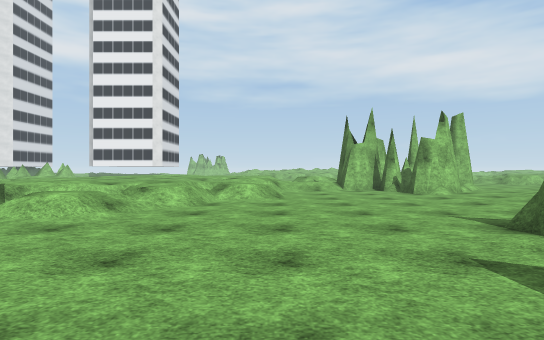
View 1 (above)

16 first-person views from a walk through a scene from a Unity 3-D project. The camera is 1.3 m above the floor, looks level and sees 80° across. The floor is counted in squares, 2 m on a side. Each view is taken from the middle of a square. On the plan, view 1 faces up. The plan holds only what a view shows up to about 10 squares ahead; the rest is blank. The place goes on beyond the plan. The player is left out. Some surface patterns are stand-ins.

View 2
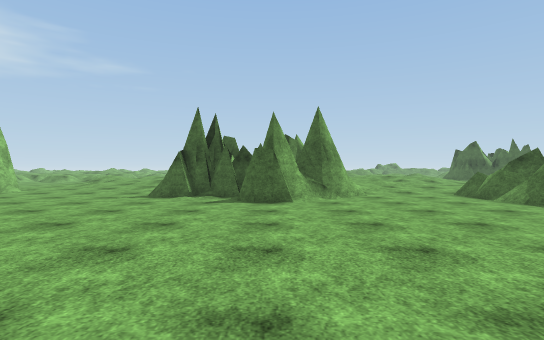

View 3
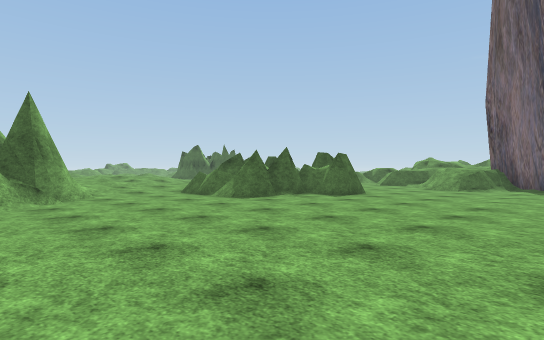

View 4
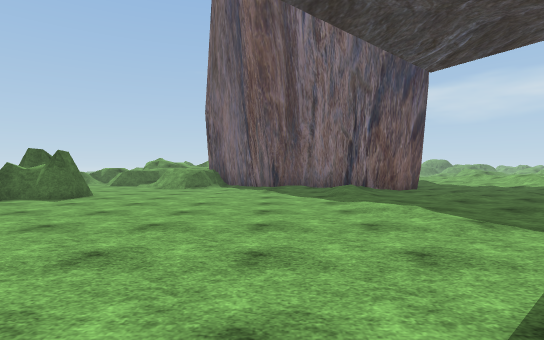

View 5
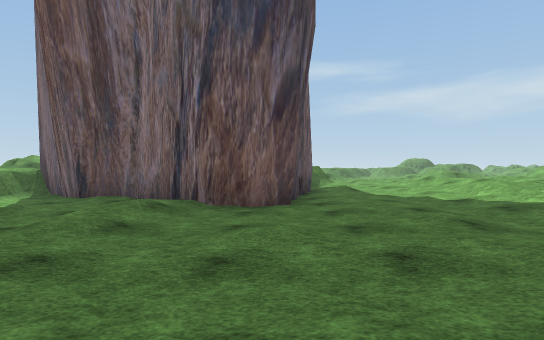

View 6
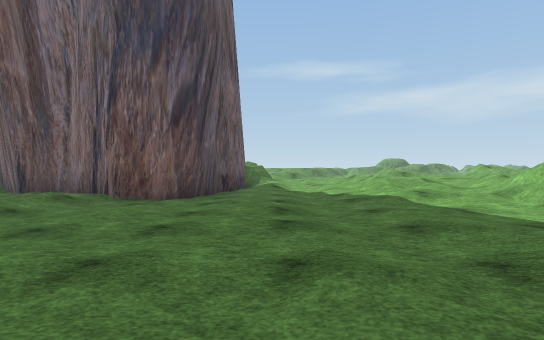

View 7
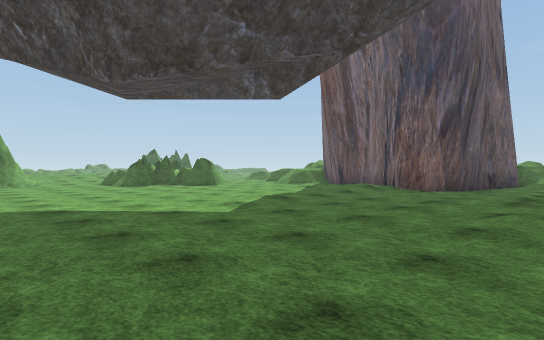

View 8
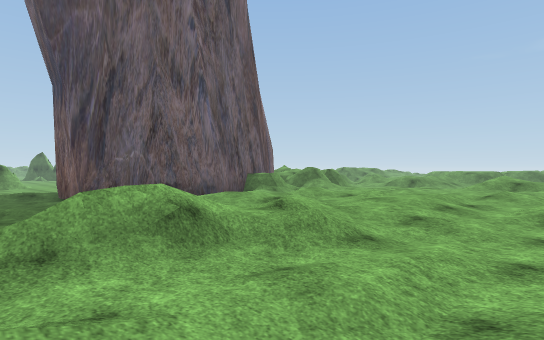

View 9
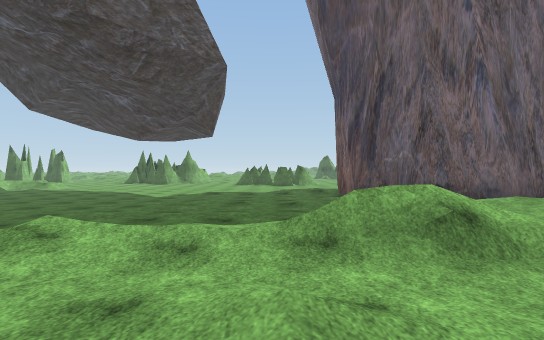

View 10
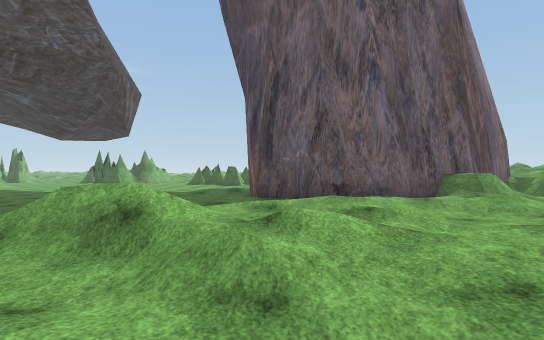

View 11
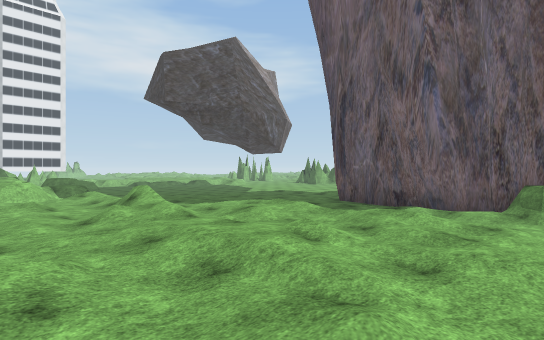

View 12
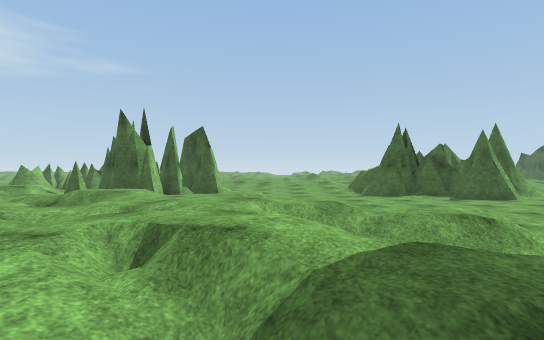

View 13
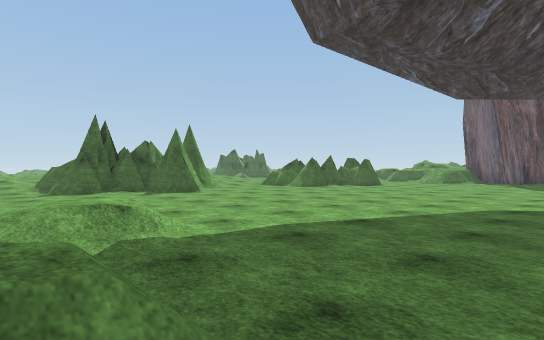

View 14
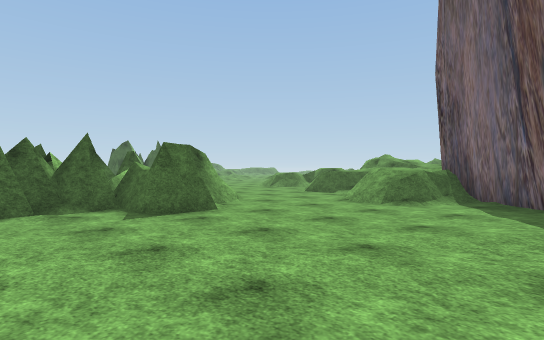

View 15
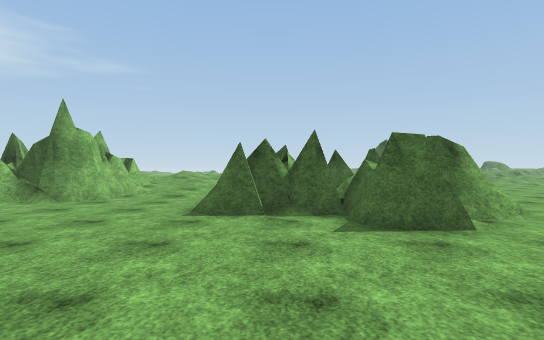

View 16
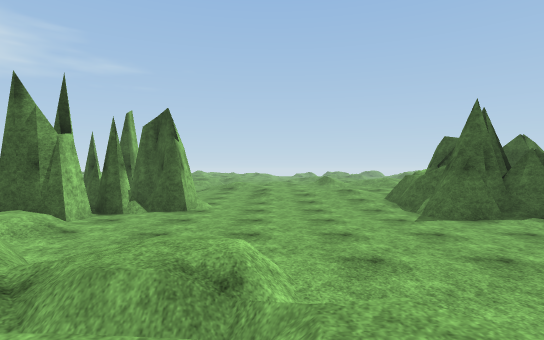

### Floor plan
Key: @ floor where view 1 was taken; # wall or solid block; . main floor; : floor 0.25 m higher than the main floor; + floor 0.5 m higher than the main floor; * floor 0.75 m higher than the main floor; % floor 1 m higher than the main floor; / step, stairs or slope; = window, fence, low wall or low ledge; v drop or lower ground.
Columns run from 19 left of view 1 to 7 right of it. Each row starts with its distance up from view 1.
 10             ** *+/*///###/
  9             ***+/*//...##.:
  8              */**/*/......:
  7             //**////.....::
  6             .//.//.......::
  5             .../+.......:++
  4             ..........###::
  3             ..........####
  2             ..........####
  1        ..............## ##
  0        ............@..####
 -1       ................####
 -2      ...................:+
 -3  v=  ::.................:+
 -4  =+/ ::::::.:.......###.:
 -5  +:++:::::..:.......###
 -6 /*+//::::::.:......#####
 -7  +:=/:::::..+......####/
 -8 ++:/+++::::.+.:.....##
 -9 ++/%++/:::###:.......
-10 /++*/%+::.# ###..=.....
-11 ++**/*+:::#   ##/==.....
-12 *+***/::+##    ###===  .
-13 ++/**/+:+#       #==
-14  **+*+::/#
-15 / ++*+  =##

Positions as (right, up) in squares from view 1, and headings:
1: (0, 0), facing up
2: (-5, 1), facing right
3: (-5, 1), facing down-right
4: (-5, 1), facing down
5: (-9, -3), facing down
6: (-11, -2), facing down
7: (-12, 1), facing down-right
8: (-19, -6), facing down-right
9: (-19, -6), facing right
10: (-19, -9), facing right
11: (-19, -15), facing up-right
12: (-7, 7), facing right
13: (-7, 6), facing down-right
14: (-5, -4), facing down-right
15: (-4, -5), facing right
16: (-3, 7), facing right
